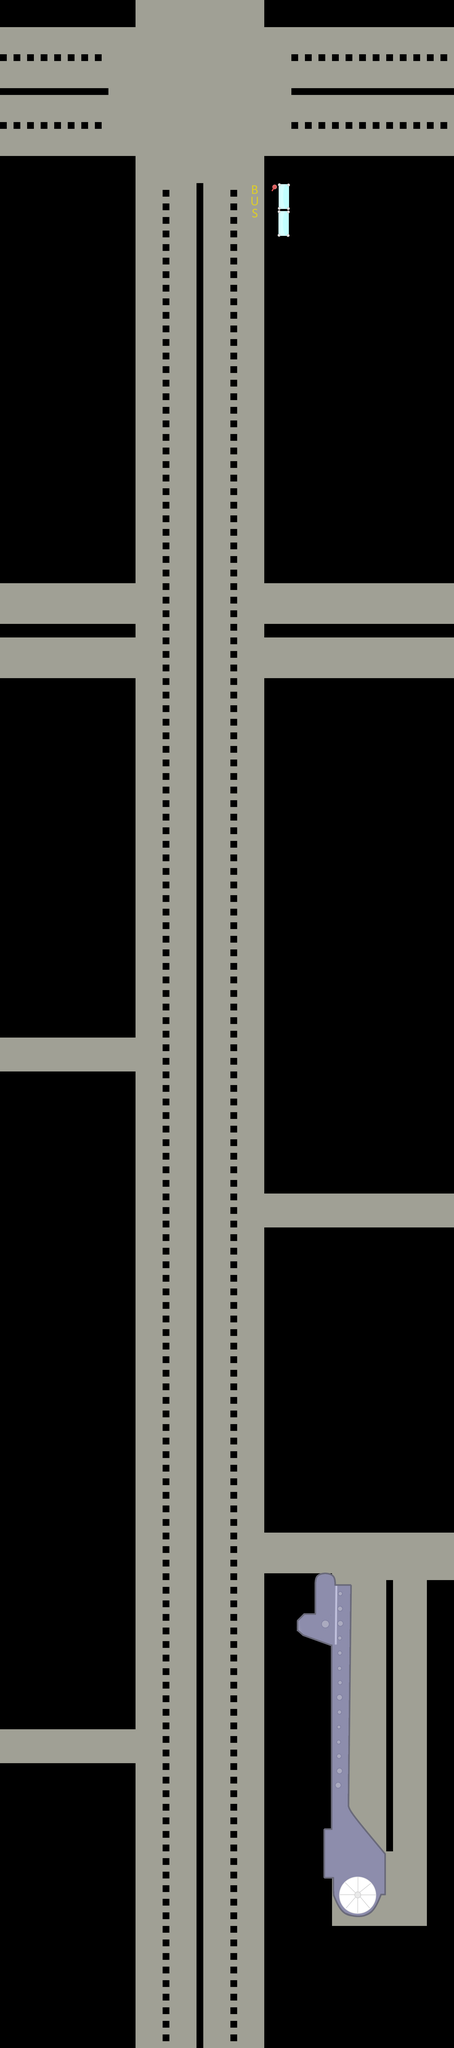

A level layout from a 2D game, rendered from its tile map. Below: a short description, then the map file with tile-grid data replaced by summaries:
An orthogonal 67x302 tile map with 32x32 px tiles, 2 tile layers (roads+sidewalk, overlays), 2 tilesets.

<map version="1.2" tiledversion="1.3.4" orientation="orthogonal" renderorder="right-down" width="67" height="302" tilewidth="32" tileheight="32" infinite="0" nextlayerid="4" nextobjectid="1">
 <tileset firstgid="1" source="../busSprite.tsx" />
 <tileset firstgid="65" source="../Stations.tsx" />
 <layer id="2" name="roads+sidewalk" width="67" height="302">
  <data>[20234 cells, 11816 non-empty, 7 distinct tile ids]</data>
 </layer>
 <layer id="3" name="overlays" width="67" height="302">
  <data>[20234 cells, 381 non-empty, 3 distinct tile ids]</data>
 </layer>
</map>